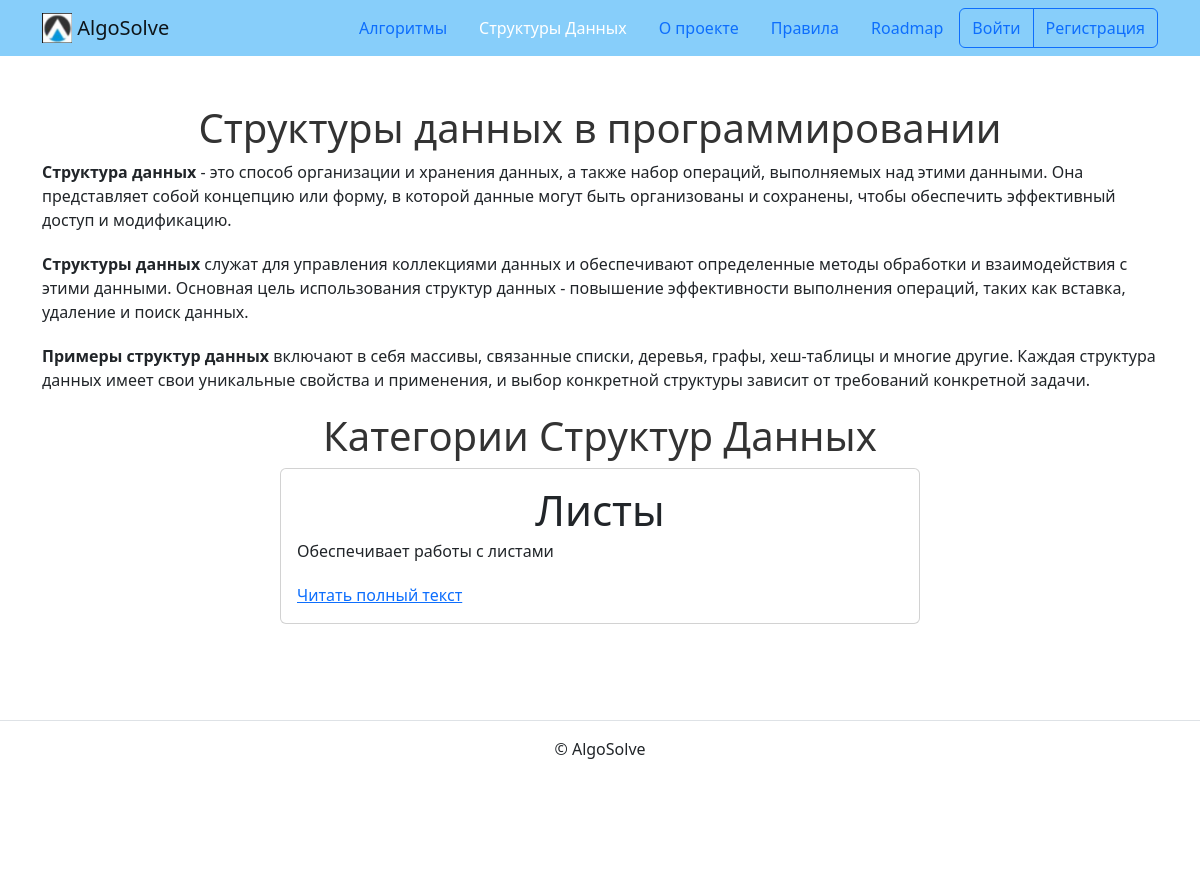
The page /data_structures/categories/ on the database as committed earlier.
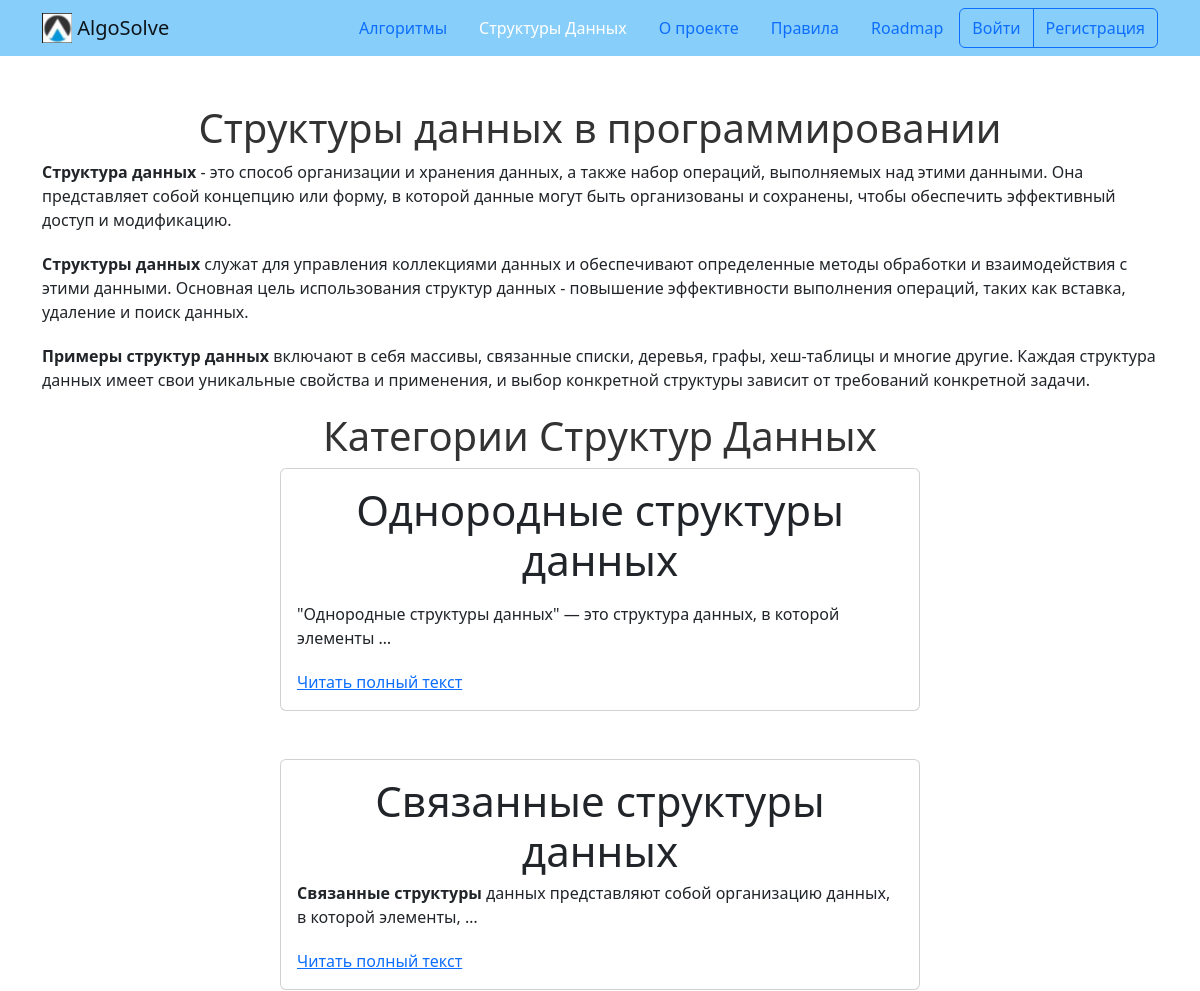
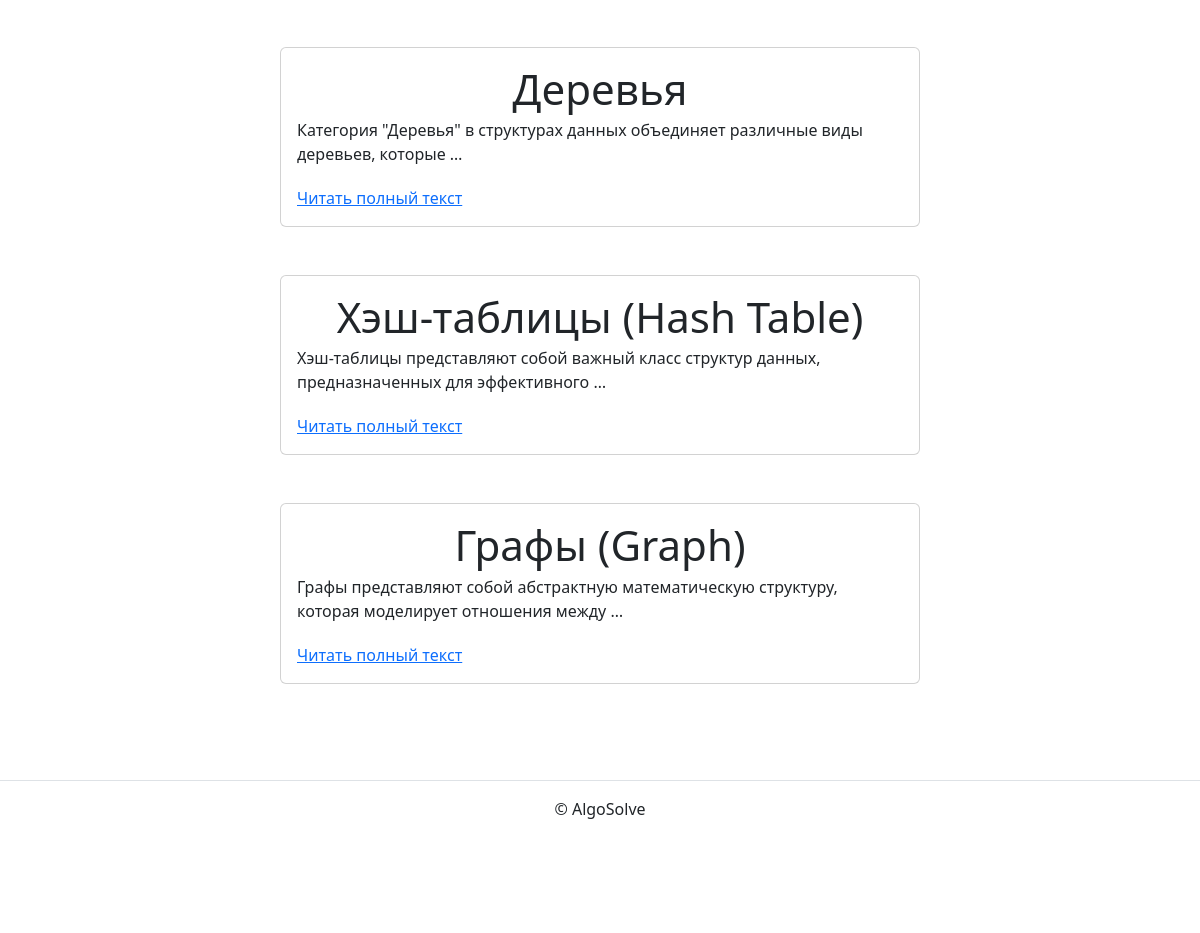
The same page on the database as committed later (2 pictures, top to bottom).
### structure/models.py (models this page shows, shortened)
class BaseModel(models.Model):
    is_published = models.BooleanField(
        default=True,
        verbose_name='Опубликовано',
        help_text='Снимите галочку, чтобы скрыть публикацию.'
    )
    created_at = models.DateTimeField(
        auto_now_add=True,
        verbose_name='Добавлено'
    )
    class Meta:
        abstract = True

class CategoryDateStructure(BaseModel):
    title = models.CharField(verbose_name='Название', max_length=256)
    description = models.TextField(verbose_name='Описание', max_length=10000)
    slug = models.SlugField(
        unique=True,
        blank=True,
        verbose_name='Идентификатор',
        help_text=('Идентификатор страницы для URL; '
                   'разрешены символы латиницы, цифры, дефис и подчёркивание.')
    )
    class Meta:
        verbose_name = 'категория'
        verbose_name_plural = 'Категории'

### structure/views.py (the view)
class CategoryDataStructureListView(BaseView, ListView):
    model = CategoryDateStructure
    template_name = 'data_structure/categories.html'
    def get_queryset(self):
        qs = super().get_queryset()
        return qs.filter(is_published=True)

### templates/data_structure/categories.html (shortened to what this page needs)
{% extends "base.html" %}
{% block content %}
{% include "includes/description_data_structure.html" %}
<h1 class="text-center">Категории Структур Данных</h1>
  {% for category in object_list %}
    <article class="mb-5">
      {% include "includes/post_card.html" %}
    </article>
  {% endfor %}
{% endblock %}

### templates/includes/post_card.html (shortened to what this page needs)
<div class="col d-flex justify-content-center">
  <div class="card" style="width: 40rem;">
    <div class="card-body">
      {% if '/algorithms/categories/' in request.path %}
        <h5 class="card-title">{{ category.title }}</h5>
        <h6 class="card-subtitle mb-2 text-muted">
          <small>
            {% if not category.is_published %}
              <p class="text-danger">Категория снят с публикации админом</p>
            {% endif %}
          </small>
        </h6>
        <p class="card-text">{{ category.description|truncatewords:10|safe }}</p>
        <a href="{% url 'algorithm:category_detail' category.slug %}" class="card-link">Читать полный текст</a>
      {% elif '/data_structures/categories/' in request.path %}
        <h5 class="card-title">{{ category.title }}</h5>
        <p class="card-text">{{ category.description|truncatewords:10|safe }}</p>
        <a href="{% url 'data_structure:category_detail' category.slug %}" class="card-link">Читать полный текст</a>
        {% endif %}
    </div>
  </div>
</div>

Rows that differ between the two databases and show on the page:
removed CategoryDateStructure: title "Листы", description "Обеспечивает работы с листами"
added CategoryDateStructure: title "Однородные структуры данных", description "\"Однородные структуры данных\" — это структура данных, в которой элементы …"
added CategoryDateStructure: title "Связанные структуры данных", description "Связанные структуры данных представляют собой организацию данных, в которой элементы, …"
added CategoryDateStructure: title "Деревья", description "Категория \"Деревья\" в структурах данных объединяет различные виды деревьев, которые …"
added CategoryDateStructure: title "Хэш-таблицы (Hash Table)", description "Хэш-таблицы представляют собой важный класс структур данных, предназначенных для эффективного …"
added CategoryDateStructure: title "Графы (Graph)", description "Графы представляют собой абстрактную математическую структуру, которая моделирует отношения между …"
